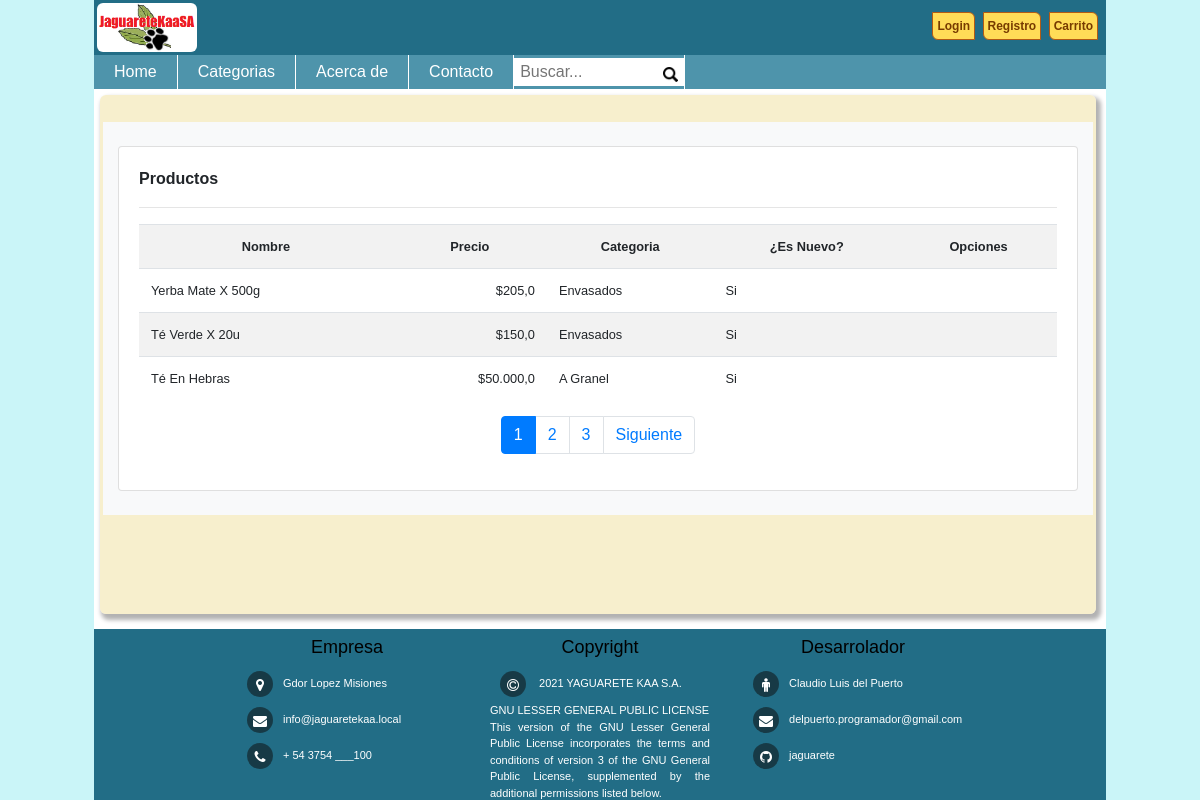
The page /listar_productos/ on the database its author committed.
### jaguareteAPP/models.py (models this page shows, shortened)
class Producto(models.Model):
    nombre      = models.CharField(max_length=50)
    precio      = models.FloatField(null=True)
    descripcion = models.TextField(null=True)
    nuevo       = models.BooleanField(default=False)
    categoria   = models.ForeignKey(Categoria, on_delete=models.PROTECT)
    imagen      = models.ImageField(upload_to="productos", null=True)

class Categoria(models.Model):
    nombre = models.CharField(max_length=50)
    def __str__(self):
        return self.nombre

### jaguareteAPP/views.py (the view)
# urls.py: path('listar_productos/', views.listar_productos, name="listar_productos"),
def listar_productos(request):
    productos = Producto.objects.all()
    page      = request.GET.get('page', 1)
    try:
        paginator = Paginator(productos, 3)
        productos = paginator.page(page)
    except:
        raise Http404
    data = {
        'entity': productos ,
        'paginator': paginator
    }
    return render(request,"producto/listar.html", data)

### jaguareteAPP/templates/producto/listar.html (shortened to what this page needs)
{% extends 'home/base.html' %}
{% block contenido %}
{% load crispy_forms_tags %}
{% load humanize %}
<br>
<div class="container bg-light">
    <br>
    <div class="card">
        <div class="card-body">
            <p align="left"><b>Productos</b></p>
            <hr>
            <table class="table small table-striped table-hover table-responsive-md">
                <tr>
                    <th>Nombre</th>
                    <th>Precio</th>
                    <th>Categoria</th>
                    <th>¿Es Nuevo?</th>
                    <th>Opciones</th>
                </tr>
                {% for p in entity %}
                    <tr>
                        <td align="left">{{p.nombre | title}}</td>
                        <td align="right">${{p.precio | intcomma}}</td>
                        <td align="left">{{p.categoria}}</td>
                        <td align="left">
                            {% if p.nuevo %}
                                Si
                            {% else %}
                                No
                            {% endif %}
                        </td>
                        <td>
                        </td>
                    </tr>
                {% endfor %}
            </table>
            <div>
                {% include 'home/paginator.html' %}
            </div>
        </div>
    </div>
    <br>
</div>
<br>
<br>
<br>
{% endblock %}

### jaguareteAPP/static/css/estilo.css (style rules this page uses)
body { margin: 0 auto; font-family: sans-serif; background-color: rgb(202, 245, 248); max-width: 1012px; }
.bdyclss { margin: 0 auto; font-family: sans-serif; background-color: rgb(202, 245, 248); max-width: 1012px; }
.container { text-align: center; }

### rows shown on the page
Producto: nombre "Yerba Mate X 500g", precio "205,0", categoria "Envasados", nuevo "Si"
Producto: nombre "Té Verde X 20u", precio "150,0", categoria "Envasados", nuevo "Si"
Producto: nombre "Té En Hebras", precio "50.000,0", categoria "A Granel", nuevo "Si"

### other values the page prints
{{ page }} "1" "2" "3"
